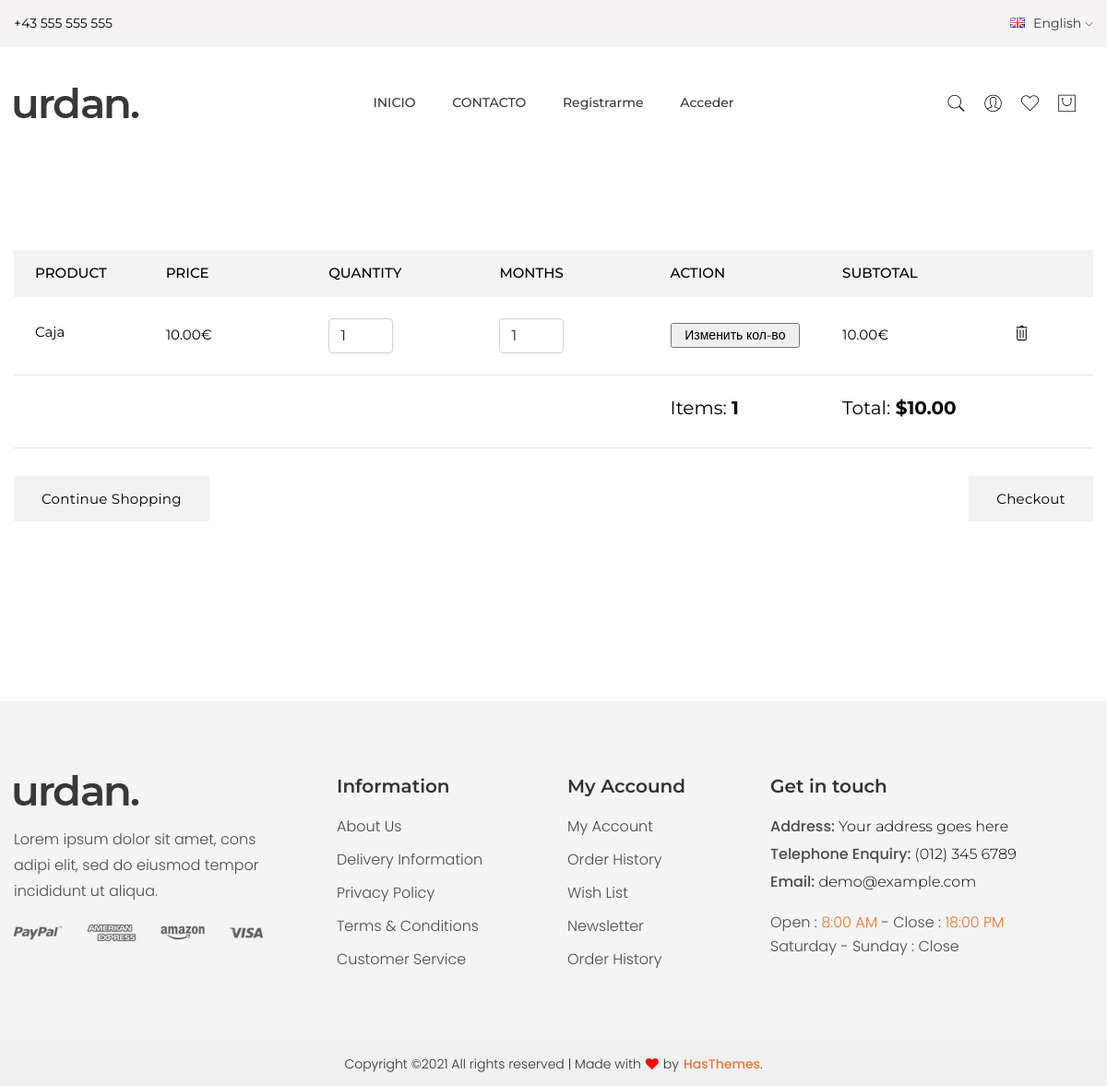
Page /cart/ on the committed database.
### main/models.py (models this page shows, shortened)
class CartProduct(models.Model):
    user = models.ForeignKey('Customer', verbose_name='Cliente',
                             on_delete=models.CASCADE)
    cart = models.ForeignKey('Cart', verbose_name='Pedido',
                             on_delete=models.CASCADE,
                             related_name='related_products')
    item = models.ForeignKey(Item, verbose_name='Objeto',
                             on_delete=models.CASCADE)
    qty = models.PositiveIntegerField('Cantidad', default=1)
    month = models.PositiveIntegerField('Meses', default=1)
    final_price = models.DecimalField('Precio final', max_digits=9,
                                      decimal_places=2)

class Item(models.Model):
    title = models.CharField('Nombre', max_length=255)
    slug = models.SlugField(unique=True)
    image = models.ImageField('Imagen')
    description = models.TextField('Descripcion', null=True)
    price = models.DecimalField('Precio', max_digits=9, decimal_places=2)

class Cart(models.Model):
    owner = models.ForeignKey('Customer', verbose_name='Dueño',
                              on_delete=models.CASCADE)
    products = models.ManyToManyField(CartProduct, blank=True,
                                      related_name='related_cart')
    total_products = models.PositiveIntegerField(default=0)
    final_price = models.DecimalField('Precio de pedido', max_digits=9,
                                      default=0, decimal_places=2)
    in_order = models.BooleanField(default=False)
    for_anonymous_user = models.BooleanField(default=False)

### main/views.py (the view)
# urls.py: path('cart/', views.CartView.as_view(), name='cart'),
class CartView(CartMixin, View):
    def get(self, request, *args, **kwargs):
        context = {
            'cart': self.cart,
        }
        return render(request, 'main/cart.html', context)

### main/mixins.py (called while the page is built)
    def dispatch(self, request, *args, **kwargs):
        if request.user.is_authenticated:
            customer = Customer.objects.filter(user=request.user).first()
            if not customer:
                customer = Customer.objects.create(
                    user=request.user
                )
            cart = Cart.objects.filter(owner=customer, in_order=False).first()
            if not cart:
                cart = Cart.objects.create(owner=customer)
        else:
            cart = Cart.objects.filter(for_anonymous_user=True).first()
            if not cart:
                cart = Cart.objects.create(for_anonymous_user=True)
        self.cart = cart
        return super().dispatch(request, *args, **kwargs)

### main/templates/main/cart.html (shortened to what this page needs)
{% extends 'main/base.html' %}
{% load static %}
{% block content %}
<div class="cart-area pt-100 pb-100">
            <div class="container">
                <div class="row">
                    <div class="col-12">
                            <div class="cart-table-content">
                                <div class="table-content table-responsive">
                                    <table>
                                        <thead>
                                            <tr>
                                                <th class="width-thumbnail">Product</th>
                                                <th class="width-price"> Price</th>
                                                <th class="width-quantity">Quantity</th>
                                                <th class="width-quantity">Months</th>
		                                            <th class="width-thumbnail">Action</th>
                                                <th class="width-subtotal">Subtotal</th>
                                                <th class="width-remove"></th>
                                            </tr>
                                        </thead>
                                        <tbody>
                                            {% for item in cart.products.all %}
                                            <tr>
                                                <td class="product-name">
                                                    <h5><a href="product-details.html">{{item.item.title}}</a></h5>
                                                </td>
                                                <td class="product-cart-price"><span class="amount">{{item.item.price|floatformat:2}}€</span></td>
                                                <td class="cart-quality">
                                                   <form action="{% url 'change_qty' slug=item.item.slug %}" method="POST">
                                                     <input type="number" class="form-control" name="qty" style="width: 70px;" min="1" value="{{ item.qty }}">
		                                                  </td>
		                                            <td class="cart-quality">
                                                    <input type="number" class="form-control" name="month" style="width: 70px;" min="1" value="{{ item.month }}">
                                                </td>
		                                            <td class="cart-quality">
                                                     <input type="submit" class="cart-clear btn-hover" value="Изменить кол-во">
                                                </td>
                                                <td class="product-total"><span>{{item.final_price|floatformat:2}}€</span></td>
                                                <td class="product-remove"><a href="{% url 'delete_from_cart' slug=item.item.slug %}"><i class=" ti-trash "></i></a></td>
                                            </tr>
                                            {% endfor %}
                                            <tr>
                                                <td class="product-thumbnail">
                                                </td>
                                                <td class="product-name">
                                                </td>
                                                <td class="product-cart-price"></td>
                                                <td class="cart-quality">
                                                </td>
		                                            <td class="cart-quality"><h5>Items: <strong>{{cart.total_products}}</strong></h5>
                                                </td>
                                                <td class="product-total"><h5>Total:<strong> ${{cart.final_price|floatformat:2}}</strong></h5></td>
                                                <td class="product-remove"></td>
                                            </tr>
                                        </tbody>
                                    </table>
                                </div>
                            </div>
                            <div class="row">
                                <div class="col-lg-12">
                                    <div class="cart-shiping-update-wrapper">
                                        <div class="cart-shiping-update btn-hover">
                                            <a href="{% url 'home' %}">Continue Shopping</a>
                                        </div>
                                        <div class="cart-clear-wrap">
                                            <div class="cart-clear btn-hover">
                                                <a href="{% url 'checkout' %}">Checkout</a>
                                            </div>
                                        </div>
                                    </div>
                                </div>
                            </div>
                    </div>
                </div>
            </div>
        </div>
{% endblock content %}

### rows in the picture
CartProduct: item "Caja", item.price "10.00", qty "1", month "1", final_price "10.00"
Cart: total_products "1", final_price "10.00"
